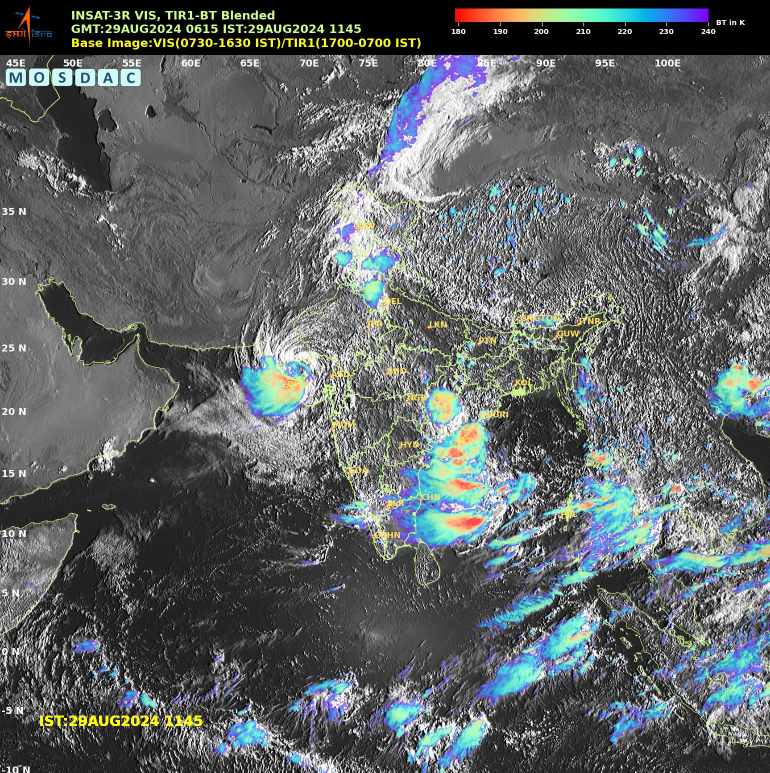
#> input picture Original_29Aug2024_and_30Aug2024_Satellite/frame_001.jpg, 1540 x 1545 px (shown at 1/2 size); the run also reads 1 picture not shown here
$ python main.py
#> lines starting #> are read from the running program, lines starting #| are printed output that depends on the picture
#> the answer given: Original_29Aug2024_and_30Aug2024_Satellite
#> the answer given: out.png
#> the answer given: 3
### interpolation.py
import os
from PIL import Image
import numpy as np
import glob

def load_images_in_order(folder_path):
    # Load all image paths, sorted by filename
    image_paths = sorted(glob.glob(os.path.join(folder_path, "*.jpg")))
    images = [Image.open(img_path) for img_path in image_paths]
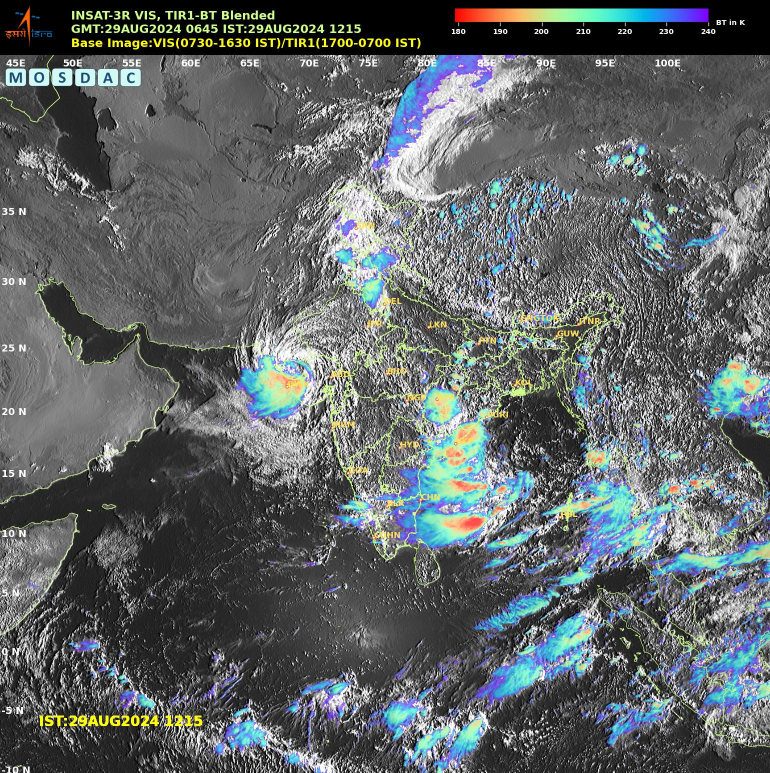
#> input picture Original_29Aug2024_and_30Aug2024_Satellite/frame_002.jpg, 1540 x 1545 px (shown at 1/2 size)
#> images = 2 items
    return images, image_paths

def create_interpolated_frame(frame1, frame2):
    # Convert frames to numpy arrays
    frame1_np = np.array(frame1)
    frame2_np = np.array(frame2)

    # Average the frames to create an interpolated frame
    interpolated_frame_np = (frame1_np.astype(np.float32) + frame2_np.astype(np.float32)) / 2.0
    interpolated_frame_np = interpolated_frame_np.astype(np.uint8)

    # Convert back to image
    interpolated_frame = Image.fromarray(interpolated_frame_np)
    return interpolated_frame

def process_and_save_interpolated_frames(folder_path, save_folder):
    images, image_paths = load_images_in_order(folder_path)
#> images = 2 items; image_paths = 2 items

    if not os.path.exists(save_folder):
        os.makedirs(save_folder)

    for i in range(len(images) - 1):
        frame1 = images[i]
        frame2 = images[i + 1]
        interpolated_frame = create_interpolated_frame(frame1, frame2)

        # Save the interpolated frame with a unique name
        save_path = os.path.join(save_folder, f"frame_{i+1:04d}.jpg")
        interpolated_frame.save(save_path)
#> this loop made 1 pass
#> pass 1, in create_interpolated_frame, `interpolated_frame_np = (frame1_np.astype(np.float32) + frame2_np.asty..`:
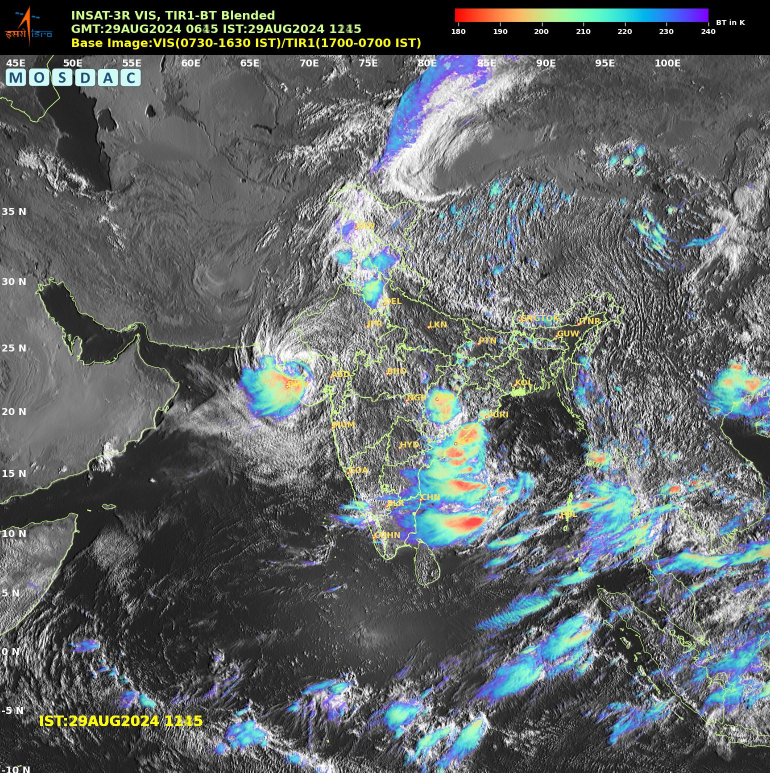
#> interpolated_frame_np: shape (1545, 1540, 3) float32 (shown at 1/2 size); mean R, G, B 95.7, 101.1, 101.8
#> frame1 is the input picture: PIL image 1540x1545 RGB; mean R, G, B 95.4, 100.6, 101.1
    print(f"Generated {i+1} interpolated frames")
#| Generated 1 interpolated frames

### combineFrameInterpolated.py
import os
import shutil

def combinedFolder(source_frames_folder, interpolated_frames_folder, destination_folder):
    # Create the destination folder if it doesn't exist
#> called with interpolated_frames_folder = 'out.png/interpolated_0', destination_folder = 'out.png/combined_0'
    os.makedirs(destination_folder, exist_ok=True)

    # Get the list of files from the source folder
    frames = sorted([f for f in os.listdir(source_frames_folder) if f.startswith('frame_')])
    interpolated = sorted([f for f in os.listdir(interpolated_frames_folder) if f.startswith('frame_')])

    # Determine the number of frames and interpolated images
    num_frames = len(frames)
    num_interpolated = len(interpolated)

    # Calculate the number of images to process
    num_images = num_frames + num_interpolated
    print(f"Total number of frames {num_images}, i.e. original frames: {num_frames}, interpolated frames: {num_interpolated}")

    # Merge and rename the files
    i = 0
    j = 0
    while (i<num_frames):
        try:
            frame_new_filename = f'frame_{j+1:03d}.jpg'
            j+=1
            shutil.copy(os.path.join(source_frames_folder, frames[i]), os.path.join(destination_folder, frame_new_filename))
        except IndexError:
            pass

        try:
            interpolated_new_filename = f'frame_{j+1:03d}.jpg'
            j+=1
            shutil.copy(os.path.join(interpolated_frames_folder, interpolated[i]), os.path.join(destination_folder, interpolated_new_filename))
        except IndexError:
            pass
        i+=1

    print("Files have been successfully arranged and renamed.")

### cropFolderImgs.py
import os
from PIL import Image

# [4 lines left out: function resize_image, not called in this run]

def calculate_crop_coords(original_size, crop_coords, target_size):
    """Calculate crop coordinates based on the ratio of the original size to the target size."""
    orig_width, orig_height = original_size
    crop_x1, crop_y1, crop_x2, crop_y2 = crop_coords
    target_width, target_height = target_size

    # Calculate crop box coordinates based on the target size
    ratio_width = target_width / orig_width
    ratio_height = target_height / orig_height

    crop_x1 = int(crop_x1 * ratio_width)
    crop_y1 = int(crop_y1 * ratio_height)
    crop_x2 = int(crop_x2 * ratio_width)
    crop_y2 = int(crop_y2 * ratio_height)

    return crop_x1, crop_y1, crop_x2, crop_y2

def process_images(source_folder, destination_folder, crop_coords):
    """Process images in the source folder and save cropped images to the destination folder."""
#> called with source_folder = 'out.png/combined_2', destination_folder = 'out.png/cropped'
    # Ensure destination folder exists
    os.makedirs(destination_folder, exist_ok=True)

    # Loop through all images in the source folder
    for filename in os.listdir(source_folder):
        if filename.lower().endswith(('.png', '.jpg', '.jpeg', '.bmp')):
            file_path = os.path.join(source_folder, filename)
            image = Image.open(file_path)

            # Calculate new crop coordinates
            crop_coords_new = calculate_crop_coords(image.size, crop_coords, (1540, 1545))
#> crop_coords_new = (0, 110, 1540, 1545)

            # Crop the image
            cropped_image = image.crop(crop_coords_new)
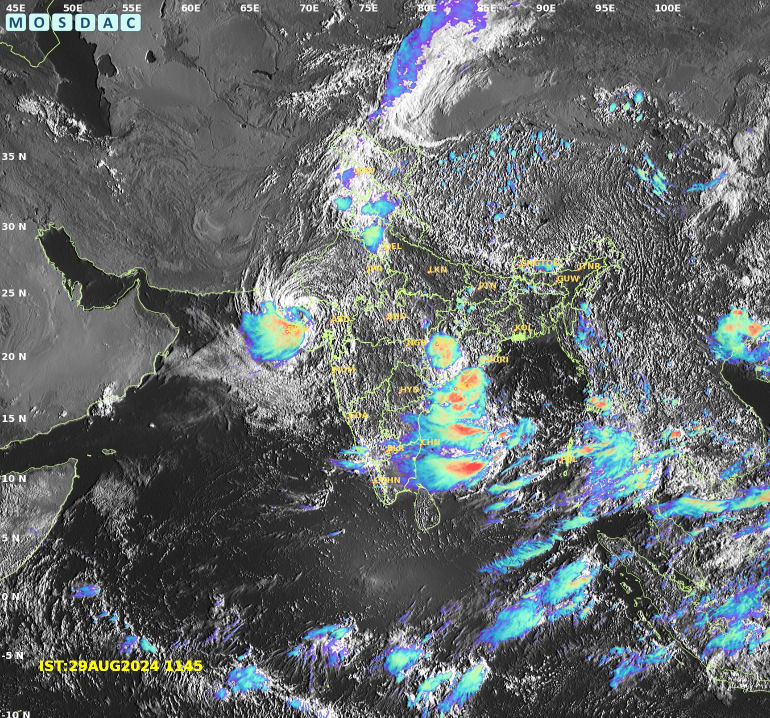
#> cropped_image: PIL image 1540x1435 RGB (shown at 1/2 size); mean R, G, B 100.2, 105.6, 107

            # Save the cropped image
            save_path = os.path.join(destination_folder, filename)
            cropped_image.save(save_path)
    print("Cropping done!")

### videoGen.py
import cv2
import os

def create_video_from_images(image_folder, output_video_file, frame_rate):
    # Get a list of image files in the directory
    image_files = [f for f in os.listdir(image_folder) if f.lower().endswith(('.png', '.jpg', '.jpeg', '.bmp'))]
    image_files.sort()  # Sort images to maintain sequence

    # Check if there are images in the folder

    if not image_files:
        raise ValueError("No images found in the specified folder.")

    # Read the first image to get the dimensions
    first_image_path = os.path.join(image_folder, image_files[0])
    first_image = cv2.imread(first_image_path)
    height, width, layers = first_image.shape

    # Define the codec and create a VideoWriter object
    fourcc = cv2.VideoWriter_fourcc(*'mp4v')  # Codec for .mp4 file
    video_writer = cv2.VideoWriter(output_video_file, fourcc, frame_rate, (width, height))

    # Calculate video duration based on frame rate and number of images
    total_frames = len(image_files)
    video_duration = total_frames / frame_rate  # Duration in seconds

    # Print out the duration for verification
    print(f"Total frames: {total_frames}")
    print(f"Video duration: {video_duration} seconds")

    # Iterate through the images and write them to the video
    for image_file in image_files:
        image_path = os.path.join(image_folder, image_file)
        image = cv2.imread(image_path)
        video_writer.write(image)  # Write the frame

    # Release the VideoWriter object
    video_writer.release()
    print(f"Video saved!")


### main.py
import os
import time
from combineFrameInterpolated import combinedFolder
from cropFolderImgs import process_images
from interpolation import process_and_save_interpolated_frames
from videoGen import create_video_from_images

def main():
    start_time = time.time()

    original_frame_path = input("Enter original frames directory: ").strip()
    base_directory = input("Enter directory to save files: ").strip()
    interpolation_factor = int(input("Enter the number of interpolation passes (interpolation factor = 2^pass): "))

    # Interpolation of frames
    for i in range(interpolation_factor):
        print(f"\nFrame generation: Pass {i}")

        interpolate_folder = os.path.join(base_directory, f'interpolated_{i}')
        combined_folder = os.path.join(base_directory, f'combined_{i}')

        process_and_save_interpolated_frames(original_frame_path, interpolate_folder)
        combinedFolder(original_frame_path, interpolate_folder, combined_folder)

        original_frame_path = combined_folder

    # Crop image folder
    print("\nCropping images")
    source_folder = original_frame_path
    destination_folder = os.path.join(base_directory, f'cropped')
    crop_coords = [0.0, 110, 1540.0, 1545.0]
    process_images(source_folder, destination_folder, crop_coords)

    end_time = time.time()

    # Video Generation
    image_folder = destination_folder
    output_video_file = os.path.join(base_directory, 'output.mp4')
    frame_rate = int(input('\nEnter frame rate: '))
#> the answer given: 3

    create_video_from_images(image_folder, output_video_file, frame_rate)

    video_gen_time = time.time()

    print(f"\nTime taken for image interpolation is {end_time-start_time}")
    print(f"Time taken for video generation is {video_gen_time-end_time}")

if __name__ == "__main__":
#> (the run stopped early here; a loop or call above may not have finished)
